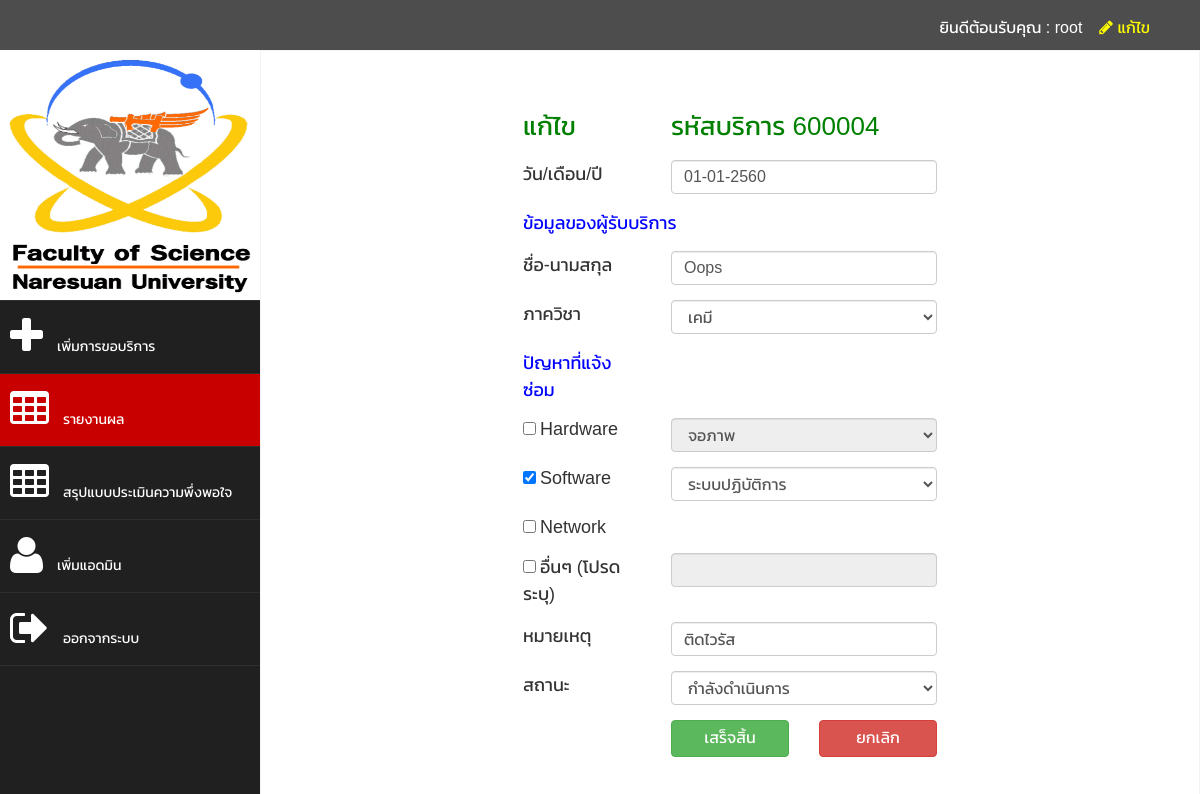
The page /www/rating/admin/update_service.php?id=5 (signed in) on the database its author committed.
### tables this page shows
CREATE TABLE `service` (
  `id` int(11) UNSIGNED NOT NULL,
  `service_code` varchar(255) NOT NULL,
  `full_name` varchar(255) NOT NULL,
  `major` varchar(255) NOT NULL,
  `created_at` varchar(255) NOT NULL
);

CREATE TABLE `problem` (
  `service_id` int(11) UNSIGNED NOT NULL,
  `hardware` varchar(255) DEFAULT NULL,
  `software` varchar(255) DEFAULT NULL,
  `network` varchar(255) DEFAULT NULL,
  `other` varchar(255) DEFAULT NULL,
  `note` varchar(255) DEFAULT NULL
);

CREATE TABLE `status` (
  `service_id` int(11) UNSIGNED NOT NULL,
  `status` varchar(255) NOT NULL
);

### www/rating/admin/update_service.php (the view, shortened to what this page needs)
<?php
  include "header_admin.php";
  include "navbarside_admin.php";
  include "../process/config.php";
  $service_id = $_GET["id"];
  $sql = "SELECT * FROM service WHERE id = $service_id";
  $result = $conn->query($sql);
  while ($row = mysqli_fetch_assoc($result)) {
    $service_code = $row["service_code"];
    $full_name = $row["full_name"];
    $major = $row["major"];
    $created_at = $row["created_at"];
  }
    $sql = "SELECT * FROM problem WHERE service_id = $service_id";
    $result = $conn->query($sql);
    while ($row = mysqli_fetch_assoc($result)) {
        $hardware = $row["hardware"];
        $software = $row["software"];
        $network = $row["network"];
        $other = $row["other"];
        $note = $row["note"];
    }
    $sql = "SELECT * FROM status WHERE service_id = $service_id";
    $result = $conn->query($sql);
    while ($row = mysqli_fetch_assoc($result)) {
        $status = $row["status"];
    }
?>
<form id="form_service" action="../process/update_service.php?id=<?php echo $service_id; ?>" method="post">
  <div class="row" style="margin-top: 20px;">
    <div class="col-md-2 col-md-offset-3">
      <div class="form-group">
        <span style="font-size: 26px; color: green;">แก้ไข</span>
      </div>
    </div>
    <div class="col-md-4">
      <div class="form-group">
        <span style="font-size: 26px; color: green;">รหัสบริการ <?php echo $service_code; ?></span>
      </div>
    </div>
  </div>
  <div class="row">
    <div class="col-md-2 col-md-offset-3">
      <div class="form-group">
        <span style="font-size: 18px;">วัน/เดือน/ปี</span>
      </div>
    </div>
    <div class="col-md-4">
      <div class="form-group">
        <input type="text" class="datepicker form-control" name="date" style="font-size: 16px" value="<?php echo $created_at; ?>" required></input>
      </div>
    </div>
  </div>
  <div class="row">
    <div class="col-xs-12 col-sm-12 col-md-3 col-md-offset-3">
      <div class="form-group">
        <span style="font-size: 18px; color: blue;">ข้อมูลของผู้รับบริการ</span>
      </div>
    </div>
  </div>
  <div class="row">
    <div class="col-md-2 col-md-offset-3">
      <div class="form-group">
        <span style="font-size: 18px;">ชื่อ-นามสกุล</span>
      </div>
    </div>
    <div class="col-md-4">
      <div class="form-group">
        <input type="text" class="form-control" name="full_name" id="full_name" style="font-size: 16px" value="<?php echo $full_name; ?>" required>
      </div>
    </div>
  </div>
  <div class="row">
    <div class="col-md-2 col-md-offset-3">
      <div class="form-group">
        <span style="font-size: 18px;">ภาควิชา</span>
      </div>
    </div>
    <div class="col-md-4">
      <div class="form-group">
        <select name="major" id="" class="form-control" style="font-size: 16px">
          <option value="เคมี" <?php if ($major == "เคมี") { echo "selected"; } ?> >
              เคมี
          </option>
        </select>
      </div>
    </div>
  </div>
  <div class="row">
    <div class="col-xs-12 col-sm-12 col-md-2 col-md-offset-3">
      <div class="form-group">
        <span style="font-size: 18px; color: blue;">ปัญหาที่แจ้งซ่อม</span>
      </div>
    </div>
  </div>
  <div class="row">
    <div class="col-md-2 col-md-offset-3">
      <div class="form-group">
        <input type="checkbox" id="hardware_checkbox" <?php if (!empty($hardware)) { echo "checked"; } ?> > <span style="font-size: 18px;">Hardware</span>
      </div>
    </div>
    <div class="col-md-4">
      <div class="form-group">
        <select name="hardware_select" id="hardware_select" class="form-control" style="font-size: 16px" <?php if (empty($hardware)) { echo "disabled"; } ?> >
            <option value="จอภาพ" <?php if ($hardware == "จอภาพ") { echo "selected"; } ?> >
                จอภาพ
            </option>
        </select>
      </div>
    </div>
  </div>
  <div class="row">
    <div class="col-md-2 col-md-offset-3">
      <div class="form-group">
        <input type="checkbox" id="software_checkbox" <?php if (!empty($software)) { echo "checked"; } ?> > <span style="font-size: 18px;">Software</span>
      </div>
    </div>
    <div class="col-md-4">
      <div class="form-group">
        <select name="software_select" id="software_select" class="form-control" style="font-size: 16px" <?php if (empty($software)) { echo "disabled"; } ?> >
            <option value="ระบบปฏิบัติการ" <?php if ($software == "ระบบปฏิบัติการ") { echo "selected"; } ?> >
                ระบบปฏิบัติการ
            </option>
        </select>
      </div>
    </div>
  </div>
  <div class="row">
    <div class="col-md-2 col-md-offset-3">
      <div class="form-group">
        <input type="checkbox" id="network_checkbox" <?php if (!empty($network)) { echo "checked"; } ?> > <span style="font-size: 18px;">Network</span>
      </div>
    </div>
  </div>
  <div class="row">
    <div class="col-md-2 col-md-offset-3">
      <div class="form-group">
        <input type="checkbox" id="other_checkbox" <?php if (!empty($other)) { echo "checked"; } ?> > <span style="font-size: 18px;">อื่นๆ (โปรดระบุ)</span>
      </div>
    </div>
    <div class="col-md-4">
      <div class="form-group">
        <input type="text" class="form-control" name="other" id="other" style="font-size: 16px" value="<?php if (!empty($other)) { echo $other; } ?>" <?php if (empty($other)) { echo "disabled"; } ?> >
      </div>
    </div>
  </div>
  <div class="row">
    <div class="col-md-2 col-md-offset-3">
      <div class="form-group">
        <span style="font-size: 18px;">หมายเหตุ</span>
      </div>
    </div>
    <div class="col-md-4">
      <div class="form-group">
        <input type="text" class="form-control" name="note" value="<?php echo $note; ?>" style="font-size: 16px">
      </div>
    </div>
  </div>
  <div class="row">
    <div class="col-md-2 col-md-offset-3">
      <div class="form-group">
        <span style="font-size: 18px;">สถานะ</span>
      </div>
    </div>
    <div class="col-md-4">
      <div class="form-group">
        <select name="status_select" id="status_select" class="form-control" style="font-size: 16px">
            <option value="กำลังดำเนินการ" <?php if ($status == "กำลังดำเนินการ") { echo "selected"; } ?> >
                กำลังดำเนินการ
            </option>
        </select>
      </div>
    </div>
  </div>
  <div class="row">
    <div class="col-md-2 col-md-offset-5" style="margin-bottom: 10px;">
      <button type="button" id="btn_submit" class="btn btn-success" style="font-size: 16px; width: 100%;">เสร็จสิ้น</button>
    </div>
    <div class="col-md-2">
      <a href="manage_report.php"><button type="button" id="btn_reset" class="btn btn-danger" style="font-size: 16px; width: 100%;">ยกเลิก</button></a>
    </div>
  </div>
</form>
<?php include "footer.php"; ?>

### www/rating/assets/css/custom.css (style rules this page uses)
body { font-family: 'Open Sans', sans-serif; }

### www/rating/admin/header_admin.php (style rules this page uses)
body { font-family: 'Kanit', sans-serif; }

### rows shown on the page
service: service_code "600004", date "01-01-2560", full_name "Oops", major "เคมี"
problem: software_select "ระบบปฏิบัติการ", note "ติดไวรัส"
status: status_select "กำลังดำเนินการ"

### other values the page prints
$_SESSION["username"] "root"
